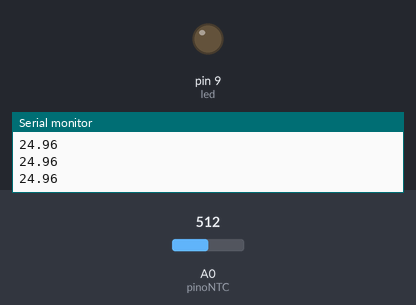
Simulated run of this sketch. Board: Arduino Uno, built with avr-gcc and run on an emulated ATmega328P. Shown: output pins drawn as LEDs (lit = HIGH), the last lines printed to the serial monitor. Dashed ring = blinking. The inputs (shaded band) are chosen by the test bench; at power-on: A0 (pinoNTC) = 512.

Above: at 1.2 s.
1.3 s: A0 (pinoNTC) set to 365
2.8 s: A0 (pinoNTC) set to 346
At 2.85 s:
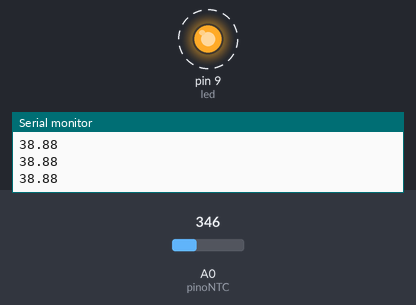
5.8 s: A0 (pinoNTC) set to 511
At 5.8 s:
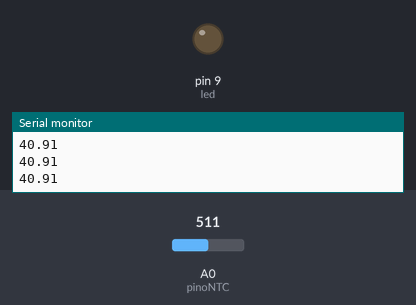
7.3 s: A0 (pinoNTC) set to 306
At 7.56 s:
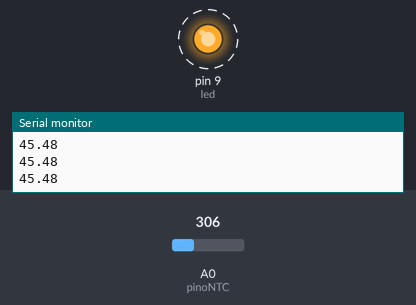
Timing chart, 0 to 11.3 s (numbered marks = the images above; inputs shaded):
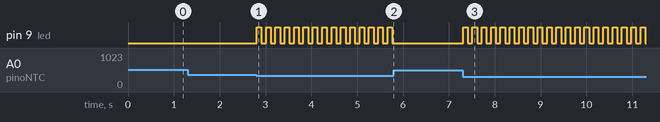

Measured:
- the behaviour switches between 355 and 354 on A0 (pinoNTC) (found by bisection; images 0 and 1)
- after the input at 2.8 s, pin 9 (led): alternates HIGH for 0.10 s and LOW for 0.10 s, starting at once
- after the input at 5.8 s, pin 9 (led): stops changing and stays LOW
- after the input at 7.3 s, pin 9 (led): alternates HIGH for 0.10 s and LOW for 0.10 s, starting at once

The sketch:

exercicio_5_lista.ino
```cpp
const int pinoNTC = A0;
const int led = 9;

// Controle de tempo
unsigned long tempoAnterior = 0;
const int intervalo = 100; // 100 ms

bool estadoLED = false;

// Parâmetros do NTC
const float BETA = 3950;
const float R0 = 10000;
const float T0 = 298.15;
const float Rfixo = 10000;

void setup() {
  pinMode(led, OUTPUT);
  Serial.begin(9600);
}

void loop() {
  int leitura = analogRead(pinoNTC);

  // Converter para temperatura
  float V = leitura * (5.0 / 1023.0);
  float Rntc = (Rfixo * V) / (5.0 - V);
  float temperaturaK = 1 / ((1/T0) + (1/BETA) * log(Rntc / R0));
  float temperaturaC = temperaturaK - 273.15;

  Serial.println(temperaturaC);

  // Se passou de 40°C → piscar
  if (temperaturaC >= 40.0) {
    unsigned long tempoAtual = millis();

    if (tempoAtual - tempoAnterior >= intervalo) {
      tempoAnterior = tempoAtual;

      estadoLED = !estadoLED; // alterna estado
      digitalWrite(led, estadoLED);
    }
  } else {
    digitalWrite(led, LOW);
    estadoLED = false;
  }
}
```
